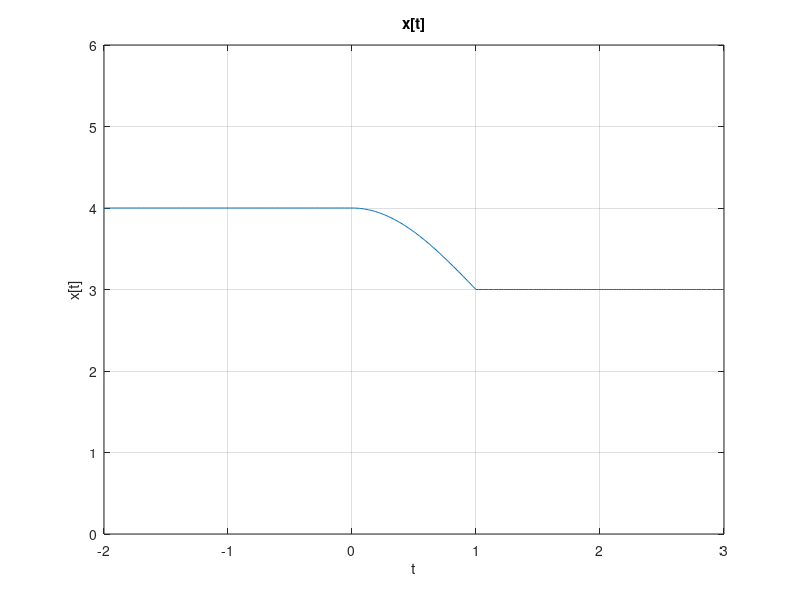

This figure's MATLAB source:
t1 = linspace(-2,0,100);
x1 = 4*ones(1,100);
t2 = linspace(0,1,100);
x2 = sin(pi/2*t2+pi/2)+3;
t3 = linspace(1,3,100);
x3 = 3*ones(1,100);
x = [x1 x2 x3];
t = [t1 t2 t3];

figure('Name','problem 1');

plot(t,x);
ylim([0 6]);
xticks(-2:1:3);
grid();
xlabel('t');
ylabel('x[t]');
title('x[t]');
